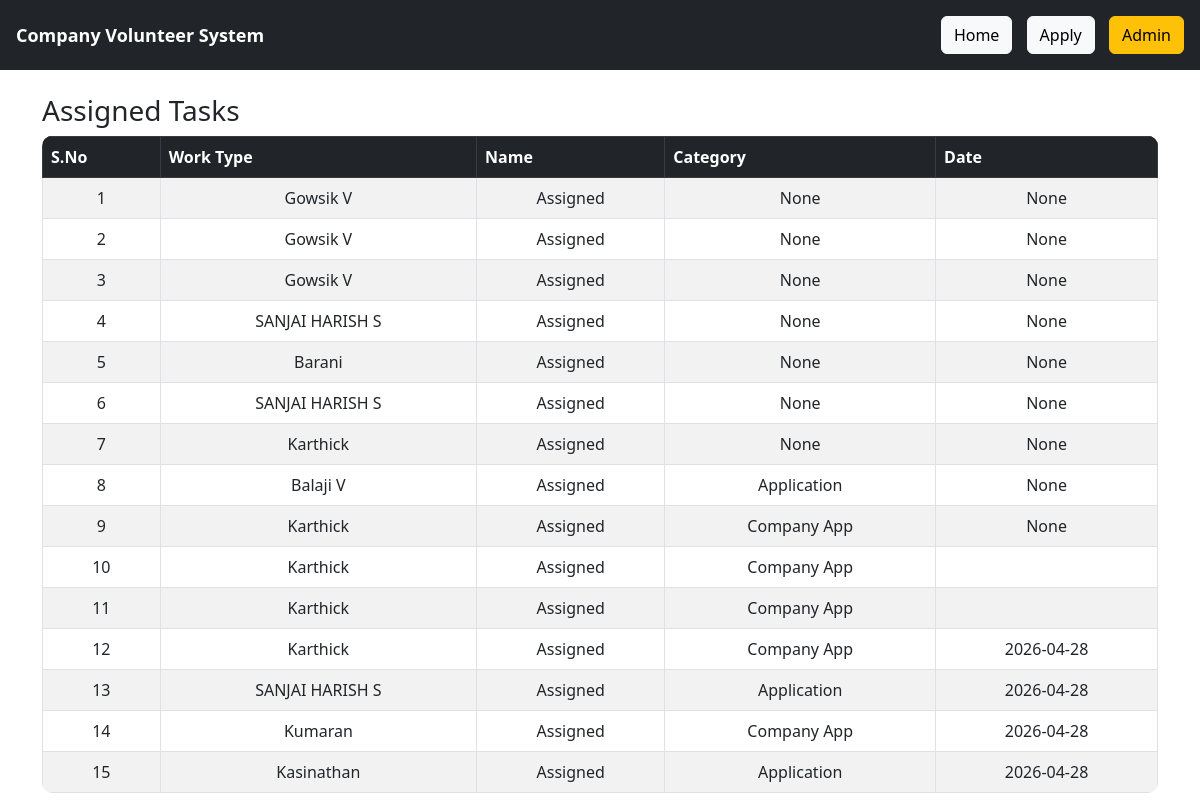
The page /view_assignments (signed in) on the database its author committed.
### tables this page shows
CREATE TABLE assignments (task TEXT, volunteer TEXT, status TEXT DEFAULT 'Assigned', work_type TEXT, assign_date TEXT);

### app.py (the view)
@app.route("/view_assignments")
def view_assignments():
    if "admin" not in session:
        return redirect("/login")
    conn = get_db()
    cur = conn.cursor()
    data = cur.execute("SELECT * FROM assignments").fetchall()
    conn.close()
    return render_template("assignments.html", assignments=data)

### app.py (called while the page is built)
def get_db():
    return sqlite3.connect("database.db")

### templates/assignments.html
{% extends "base.html" %}
{% block content %}
<h3>Assigned Tasks</h3>
<table class="table table-bordered table-striped">
<thead class="table-dark">
<tr>
<th>S.No</th>
<th>Work Type</th>
<th>Name</th>
<th>Category</th>
<th>Date</th>
</tr>
</thead>
<tbody>
{% for a in assignments %}
<tr>
<td>{{ loop.index }}</td>
<td>{{ a[1] }}</td>
<td>{{ a[2] }}</td>
<td>{{ a[3] }}</td>
<td>{{ a[4] }}</td>
</tr>
{% endfor %}
</tbody>
</table>
{% endblock %}

### templates/base.html (shortened to what this page needs)
<!DOCTYPE html>
<html>
<head>
<link rel="stylesheet" href="{{ url_for('static', filename='style.css') }}">
<link href="https://cdn.jsdelivr.net/npm/bootstrap@5.3.0/dist/css/bootstrap.min.css" rel="stylesheet">
</head>
<body>
<nav class="navbar bg-dark p-3">
  <span class="text-white">Company Volunteer System</span>
  <div>
    <a href="/" class="btn btn-light">Home</a>
    <a href="/volunteers" class="btn btn-light">Apply</a>
    <a href="/login" class="btn btn-warning">Admin</a>
  </div>
</nav>
<div class="container mt-4">
{% block content %}{% endblock %}
</div>
</body>
</html>

### static/style.css (style rules this page uses)
body { background: #f4f6fb; font-family: 'Segoe UI', sans-serif; margin: 0; padding: 0; }
.navbar { display: flex; justify-content: space-between; align-items: center; background: #222; padding: 12px 20px; }
.navbar span { color: white; font-size: 18px; font-weight: bold; }
.navbar a { margin-left: 10px; text-decoration: none; }
.btn { border-radius: 6px !important; transition: 0.3s; }
table { background: white; border-radius: 10px; overflow: hidden; }
thead { background: #222; color: white; }
th, td { text-align: center; vertical-align: middle; }

### rows shown on the page
assignments: volunteer "Gowsik V", status "Assigned", a "None"
assignments: volunteer "Gowsik V", status "Assigned", a "None"
assignments: volunteer "Gowsik V", status "Assigned", a "None"
assignments: volunteer "SANJAI HARISH S", status "Assigned", a "None"
assignments: volunteer "Barani", status "Assigned", a "None"
assignments: volunteer "SANJAI HARISH S", status "Assigned", a "None"
assignments: volunteer "Karthick", status "Assigned", a "None"
assignments: volunteer "Balaji V", status "Assigned", work_type "Application", a "None"
assignments: volunteer "Karthick", status "Assigned", work_type "Company App", a "None"
assignments: volunteer "Karthick", status "Assigned", work_type "Company App"
assignments: volunteer "Karthick", status "Assigned", work_type "Company App"
assignments: volunteer "Karthick", status "Assigned", work_type "Company App", assign_date "2026-04-28"
assignments: volunteer "SANJAI HARISH S", status "Assigned", work_type "Application", assign_date "2026-04-28"
assignments: volunteer "Kumaran", status "Assigned", work_type "Company App", assign_date "2026-04-28"
assignments: volunteer "Kasinathan", status "Assigned", work_type "Application", assign_date "2026-04-28"
